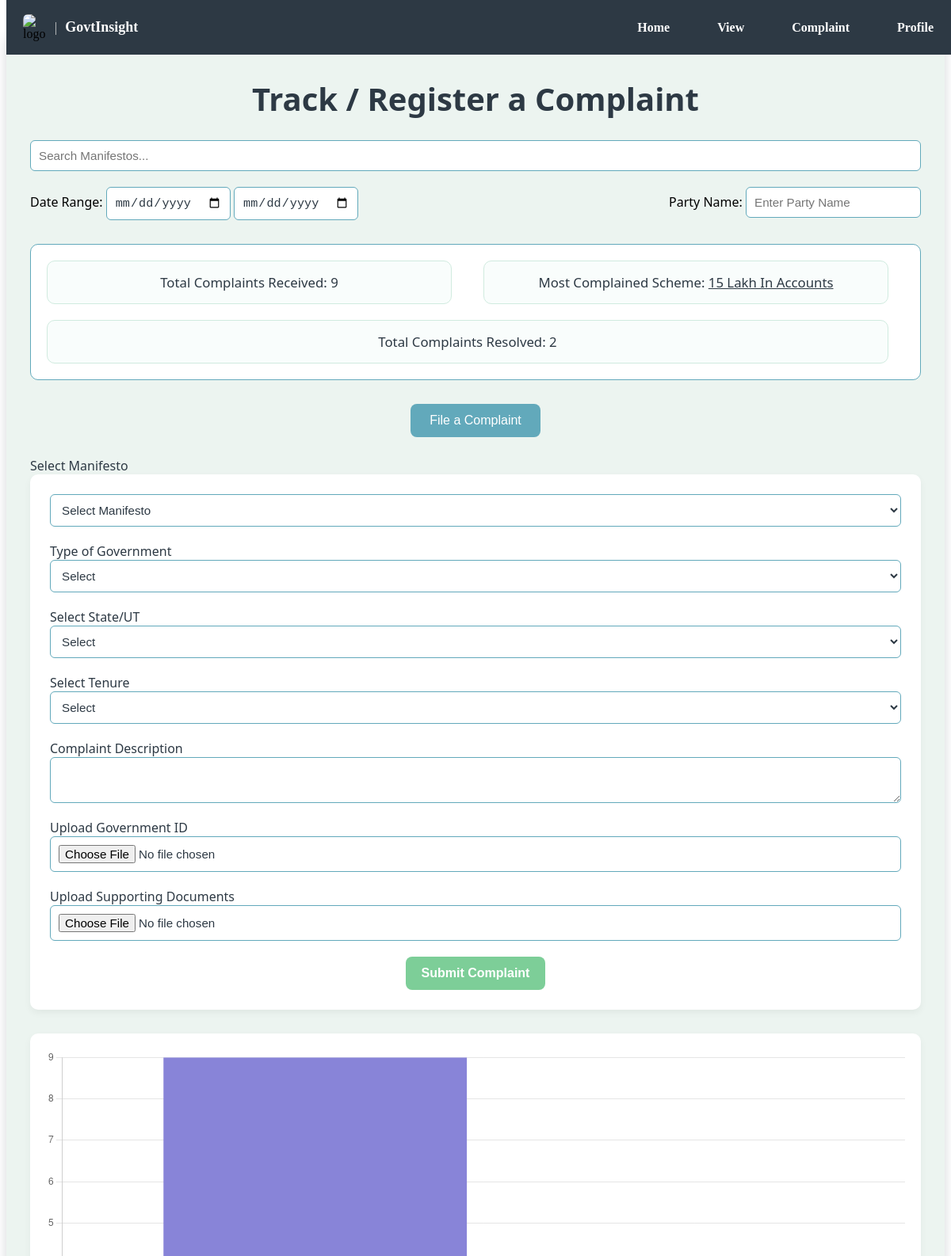
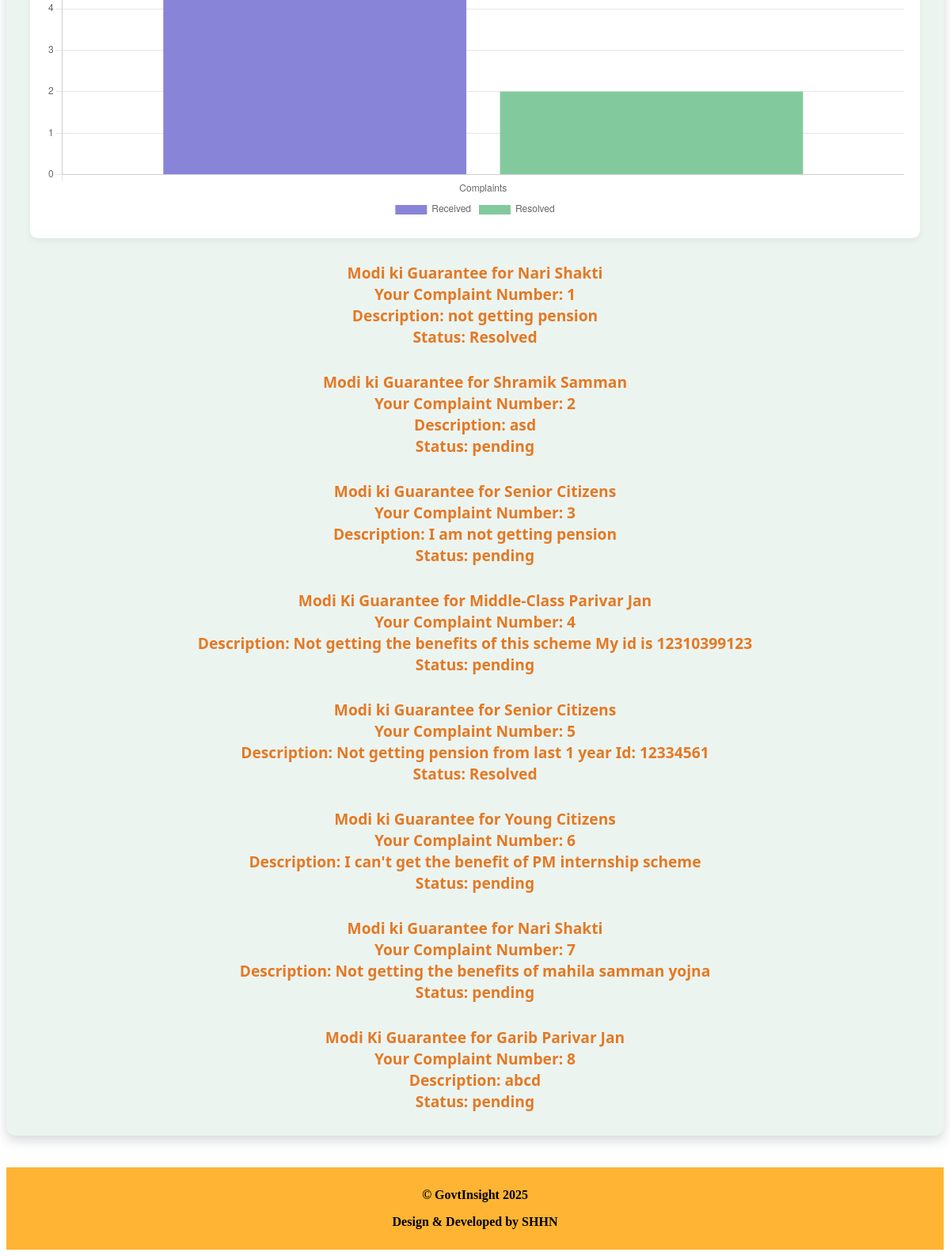
Page /complaint (signed in) on the committed database (2 pictures, top to bottom).
### model.py (models this page shows)
class Complaint(db.Model):
    complaint_id = db.Column(db.Integer, primary_key=True)
    user_id = db.Column(db.Integer, db.ForeignKey('user.id'), nullable=False)
    scheme_id = db.Column(db.Integer, db.ForeignKey('manifesto.scheme_id'))
    scheme_name=db.Column(db.String(50))
    description = db.Column(db.String(150))
    gov_type=db.Column(db.String(150))
    state =db.Column(db.String(150))
    tenure=db.Column(db.String(150))
    status = db.Column(db.String(150), default="Pending")
    created_at = db.Column(db.DateTime, default=datetime.utcnow)
    manifesto = db.relationship('Manifesto', backref='comp', lazy=True)
    users = db.relationship('User', backref='comp', lazy=True)
    upload=db.relationship('Upload', backref='compi', lazy=True)

### app.py (the view)
@app.route('/complaint')
@login_required
def complaint():
    total_complaints =Complaint.query.count()
    total_resolved = Complaint.query.filter_by(status='Resolved').count()
    manifestos = Manifesto.query.all()
    states_and_uts = ['Delhi', 'Maharashtra', 'UP', 'Gujarat', 'Karnataka']  # or fetch dynamically
    tenure_options = ['2014-2019', '2019-2024', '2024-2029']
    complaints=Complaint.query.filter_by(user_id=current_user.id).all()
    return render_template(
        'complaint.html',
        total_complaints=total_complaints,
        total_resolved=total_resolved,
        states_and_uts=states_and_uts,
        tenure_options=tenure_options,
        manifestos=manifestos,
        complaints=complaints
    )

### app.py (called while the page is built)
@login_manager.user_loader
def load_user(user_id):
    return User.query.get(int(user_id))

### templates/complaint.html (shortened to what this page needs)
<!DOCTYPE html>
<html lang="en">
<head>
  <link rel="stylesheet" href="{{ url_for('static', filename='css/Complaint.css') }}">
  <link rel="stylesheet" href="{{ url_for('static',filename='css/header.css') }}">
  <link rel="stylesheet" href="{{ url_for('static',filename='css/footer.css') }}">
</head>
<body>
    <header>
        <img
          src="https://i.ibb.co/wZVPystV/Party-Manifesto-and-Govt-Schemes-Implementation-Status-Check-20250327-180457-0000.png"
          alt="logo"
        />
        <span style="color: lightgrey;">|</span>
        <p>GovtInsight</p>
        <ul id="navMenu" class="nav-menu">
          <li><a href="{{ url_for('home') }}">Home</a></li>
          <li><a href="{{ url_for('view') }}">View</a></li>
          <li><a href="{{ url_for('complaint') }}">Complaint</a></li>
          <li><a href="{{ url_for('profile') }}">Profile</a></li>
        </ul>
    </header>
  <div class="fcontainer">
    <h1 class="header">Track / Register a Complaint</h1>
    <div class="search-filter-section">
      <input type="text" class="input-field" placeholder="Search Manifestos...">
      <div class="filter-group">
        <label>Date Range:
          <input type="date" class="input-field">
          <input type="date" class="input-field">
        </label>
        <label>Party Name:
          <input type="text" class="input-field" placeholder="Enter Party Name">
        </label>
      </div>
    </div>
    <div class="stats-grid">
      <div class="stat-item">Total Complaints Received: {{ total_complaints }}</div><br>
      <div class="stat-item">Most Complained Scheme: <u>15 Lakh In Accounts</u></div><br>
      <div class="stat-item">Total Complaints Resolved: {{ total_resolved }}</div><br>
    </div>
    <button
      class="file-complaint-btn"
      onclick="document.getElementById('complaintForm').scrollIntoView({ behavior: 'smooth' })"
    >File a Complaint</button>
    <div class="search-results">
      <label class="form-label">Select Manifesto</label>
      <form id="complaintForm" action="{{ url_for('file_complaint')}}" method="POST" enctype="multipart/form-data" class="complaint-form">
        <select class="input-field" name="scheme_id" required>
          <option value="">Select Manifesto</option>
        </select>
        <label class="form-label">Type of Government
          <select class="input-field" name="gov_type" required>
            <option value="">Select</option>
          </select>
        </label>
        <label class="form-label">Select State/UT
          <select class="input-field" name="state">
            <option value="">Select</option>
          </select>
        </label>
        <label class="form-label">Select Tenure
          <select class="input-field" name="tenure">
            <option value="">Select</option>
          </select>
        </label>
        <label class="form-label">Complaint Description
          <textarea class="input-field" name="codescription" required></textarea>
        </label>
        <label class="form-label">Upload Government ID
          <input type="file" class="input-field" name="gov_id" >
        </label>
        <label class="form-label">Upload Supporting Documents
          <input type="file" class="input-field" name="support_docs"  >
        </label>
        <button type="submit" class="submit-btn">Submit Complaint</button>
      </form>
    </div>
    <div class="chart-container">
      <canvas id="complaintChart"></canvas>
    </div>
    {% for c in complaints %}
    <div class="complaint-number">
      {{c.scheme_name}} <br>Your Complaint Number: <strong>{{ c.complaint_id }} <br> Description: {{c.description}} <br> Status: {{c.status}}</strong>
    </div>
  {% endfor %}
  </div>
  <footer>
    <p>&copy; GovtInsight 2025</p>
    <p>Design & Developed by SHHN</p>
</footer>
  <script>
    const ctx = document.getElementById('complaintChart').getContext('2d');
    new Chart(ctx, {
      type: 'bar',
      data: {
        labels: ['Complaints'],
        datasets: [
          { label: 'Received', data: [{{ total_complaints }}], backgroundColor: '#8884d8' },
          { label: 'Resolved', data: [{{ total_resolved }}], backgroundColor: '#82ca9d' }
        ]
      },
      options: {
        scales: { y: { beginAtZero: true } },
        responsive: true,
        plugins: { legend: { position: 'bottom' } }
      }
    });
  </script>
</body>
</html>

### static/css/Complaint.css (style rules this page uses)
.fcontainer { max-width: 1500px; margin: 40px auto; padding: 30px; background-color: #ecf4f0; border-radius: 12px; box-shadow: 0 6px 15px rgba(45, 57, 68, 0.2); font-family: 'Segoe UI', Tahoma, Geneva, Verdana, sans-serif; }
.header { text-align: center; color: #2d3944; font-size: 2.5rem; font-weight: bold; margin-bottom: 25px; }
.stats-grid { display: flex; justify-content: space-around; flex-wrap: wrap; gap: 20px; text-align: center; font-size: 1.05rem; color: #2d3944; margin-bottom: 30px; padding: 20px; border: 1px solid #62a9bb; border-radius: 10px; background-color: #ffffff; }
.stat-item { flex: 1 1 30%; background-color: #f9fdfc; border: 1px solid #d0ebdf; border-radius: 10px; padding: 15px; }
.file-complaint-btn { display: block; margin: 0 auto; width: fit-content; padding: 12px 24px; margin-bottom: 25px; font-size: 1rem; background-color: #62a9bb; color: #fff; border: none; border-radius: 8px; cursor: pointer; transition: background-color 0.3s ease; }
.complaint-form { display: flex; flex-direction: column; gap: 20px; background-color: #ffffff; padding: 25px; border-radius: 10px; box-shadow: 0 4px 10px rgba(0, 0, 0, 0.05); }
.form-label { display: flex; flex-direction: column; color: #2d3944; font-weight: 500; }
.input-field { padding: 10px; border: 1px solid #62a9bb; border-radius: 6px; font-size: 0.95rem; background-color: #fff; color: #2d3944; }
.submit-btn { padding: 12px 20px; font-size: 1rem; font-weight: 600; background-color: #7dce98; color: #fff; border: none; border-radius: 8px; cursor: pointer; width: fit-content; align-self: center; transition: background-color 0.3s ease; }
.complaint-number { margin-top: 30px; text-align: center; color: #e47924; font-size: 1.2rem; font-weight: 600; }
.chart-container { margin: 30px 0; background-color: #ffffff; padding: 20px; border-radius: 10px; box-shadow: 0 4px 10px rgba(0, 0, 0, 0.05); }
.search-filter-section { display: flex; flex-direction: column; gap: 20px; margin-bottom: 30px; }
.filter-group { display: flex; flex-wrap: wrap; gap: 15px; justify-content: space-between; }

### static/css/Header.css (style rules this page uses)
header { margin: 0; top: 0; padding: 6px; width: 100%; max-width: 100%; position: fixed; z-index: 1; display: flex; align-items: center; background-color: #2d3944; }
header img { margin-right: 10px; margin-left: 15px; width: 30px; border-radius: 20%; }
header p { display: inline; margin-left: 10px; font-size: 18px; font-weight: bold; color: white; }
header ul li a { text-decoration: none; font-weight: bold; color: white; }
.nav-menu { list-style: none; display: flex; gap: 60px; margin-left: auto; margin-right: 3%; transition: all 0.3s ease-in-out; }

### static/css/Footer.css (style rules this page uses)
footer { background-color: #ffb433; padding: 10px; text-align: center; font-weight: bold; }

### rows in the picture
Complaint: scheme_name "Modi ki Guarantee for Nari Shakti", complaint_id "1", description "not getting pension", status "Resolved"
Complaint: scheme_name "Modi ki Guarantee for Shramik Samman", complaint_id "2", description "asd", status "pending"
Complaint: scheme_name "Modi ki Guarantee for Senior Citizens", complaint_id "3", description "I am not getting pension", status "pending"
Complaint: scheme_name "Modi Ki Guarantee for Middle-Class Parivar Jan", complaint_id "4", description "Not getting the benefits of this scheme My id is 12310399123", status "pending"
Complaint: scheme_name "Modi ki Guarantee for Senior Citizens", complaint_id "5", description "Not getting pension from last 1 year Id: 12334561", status "Resolved"
Complaint: scheme_name "Modi ki Guarantee for Young Citizens", complaint_id "6", description "I can't get the benefit of PM internship scheme", status "pending"
Complaint: scheme_name "Modi ki Guarantee for Nari Shakti", complaint_id "7", description "Not getting the benefits of mahila samman yojna", status "pending"
Complaint: scheme_name "Modi Ki Guarantee for Garib Parivar Jan", complaint_id "8", description "abcd", status "pending"

### other values in the picture
{{ total_complaints }} "9"
{{ total_resolved }} "2"
chart data {{ total_complaints }} 9
chart data {{ total_resolved }} 2
